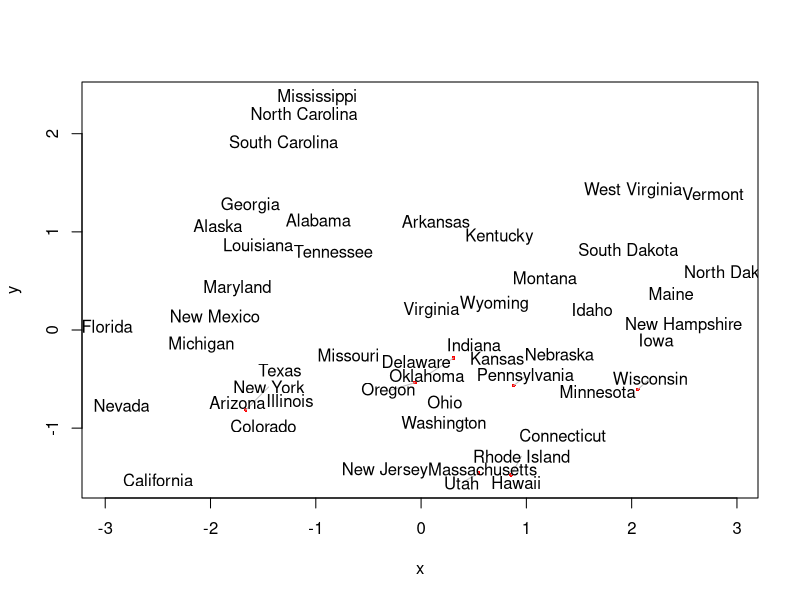
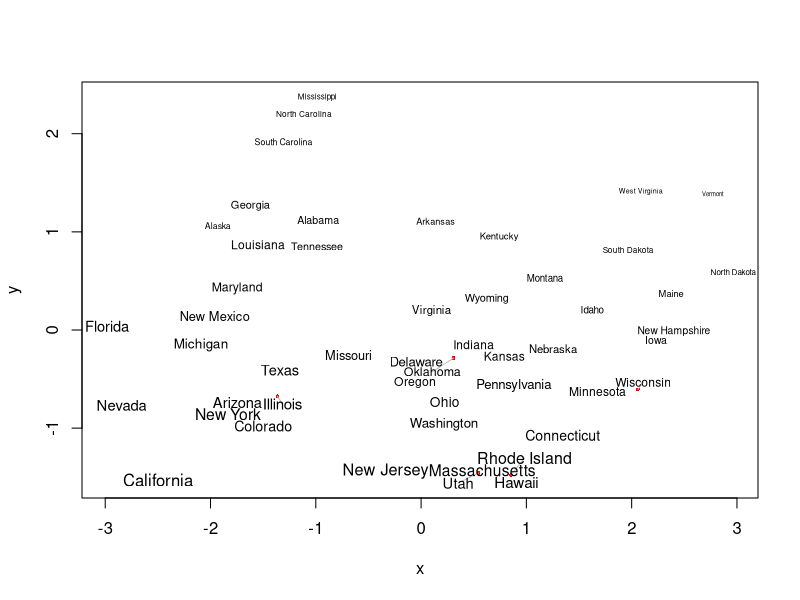
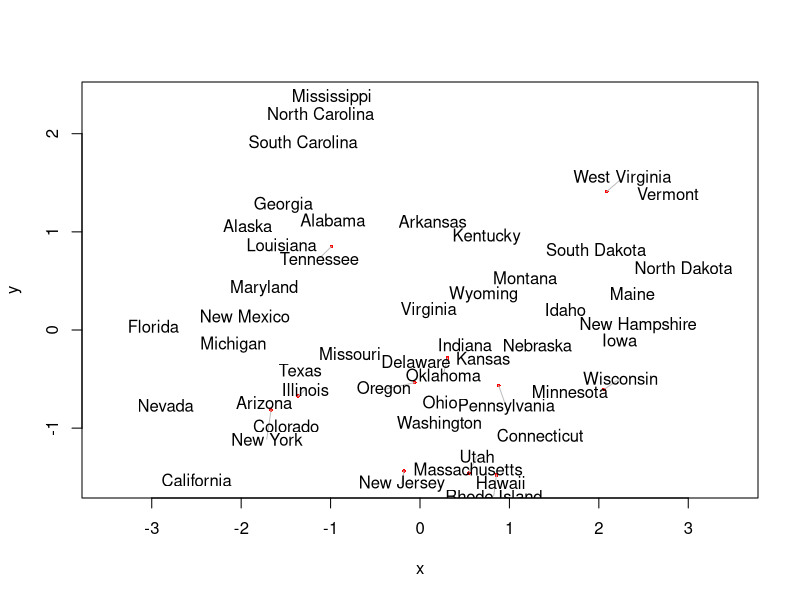
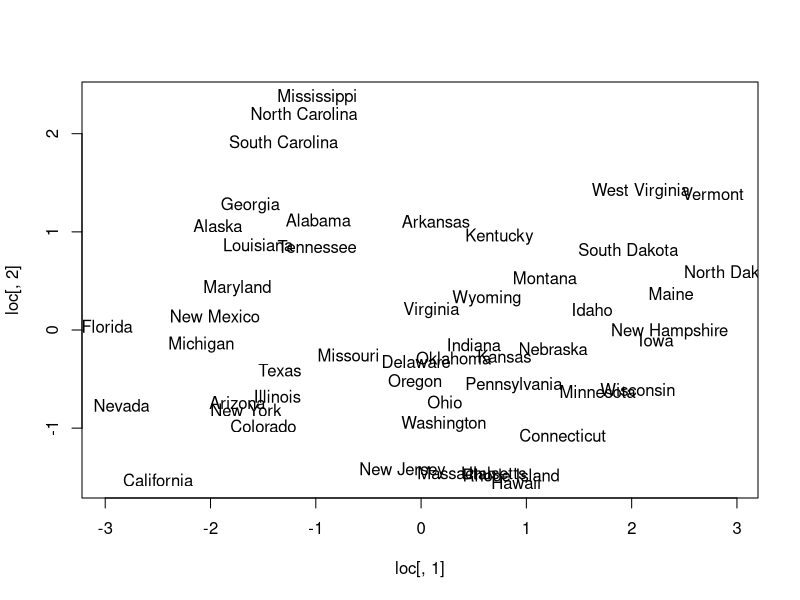

These figures' R source, in order:
# Based on https://cran.r-project.org/web/packages/wordcloud/wordcloud.pdf

library(wordcloud)

dat <- sweep(USArrests,2,colMeans(USArrests))
dat <- sweep(dat,2,sqrt(diag(var(dat))),"/")
loc <- cmdscale(dist(dat))
#plot with no overlap
textplot(loc[,1],loc[,2],rownames(loc))
#scale by urban population size
textplot(loc[,1],loc[,2],rownames(loc),cex=USArrests$UrbanPop/max(USArrests$UrbanPop))
#x limits sets x bounds of plot, and forces all words to be in bounds
textplot(loc[,1],loc[,2],rownames(loc),xlim=c(-3.5,3.5))
#compare to text (many states unreadable)
plot(loc[,1],loc[,2],type="n")
text(loc[,1],loc[,2],rownames(loc))

# expect-image
